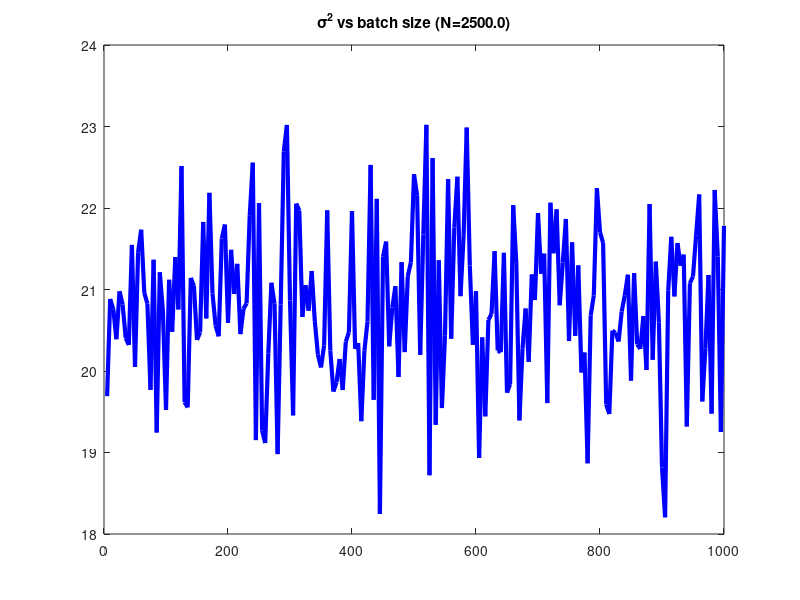

Here is the MATLAB script that generated this plot:
%First generate a large data set of 2500 points. 
%Generate the x values for these data points from a uniform distribution on the interval [0,10]. 
%Generate the noise term for each data point using a normal random variable 
%with the mean and variance specified in the problem statement.

N = 2500; %sample size
mu = 0; %mean
sigma = 1; %variance
x = unifrnd(0, 10, [1,N]); %uniform distribution x variable
e = normrnd(mu,sigma,[1,N]); %normal distribution noise

% Next, for each batch of data (n = 5, to whatever seems reasonable to you), 
%sample random points from the 2500 data point initial data set. 
%Do this a number of times for each batch size to compute the average value 
%as requested in the problem statement. 

batches = 500; %samples in each batch
bsize = 1000; %batch size

sigma_est = zeros([1,bsize/5]); %initialize sigma estimation
w = [0.2; 0.5; 0.1]; %weight vector 3x1

for trial = 5:5:bsize
    idx = randi(N, 1, batches); %random indices
    mu = sum(x(idx)) / batches; %batch mean
    x_b = x(idx); %batch x
    X = [ones([1,batches]); x_b; x_b.^2]; %3x2500    
    y = w'*X+e(idx); %1*3 x 3x2500 = 1x2500 + 1x2500 
    sigma_est(trial/5) = 1/batches*sum((y-mu).^2); %maximum likelihood estimate
end

% Your results should include a plot demonstrating the relationship between 
%the sigma^2 estimate and the batch size. In addition, be sure to offer 
%a qualitative discussion of whether the ML estimate is unbiased or not, 
%as requested in the problem statement.

clf(figure(1));
plot(5:5:bsize, sigma_est, 'b-', 'LineWidth', 3) %plotting x 
title(sprintf('\\sigma^2 vs batch size (N=%.1f)',N));

disp(mean(sigma_est)); % average estimated variance